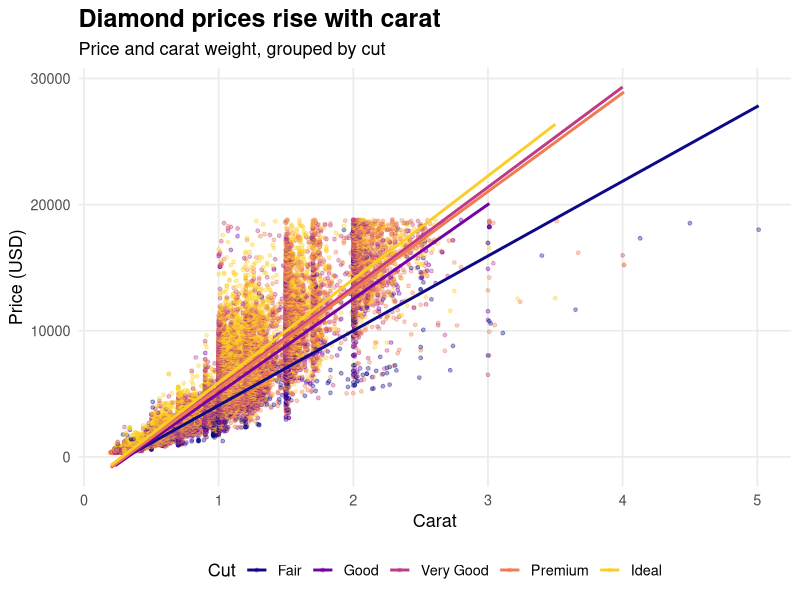

The R source for this figure:
print(sum(1:10))

library(tidyverse)

diamonds_plot <- ggplot(diamonds, aes(x = carat, y = price, color = cut)) +
  geom_point(alpha = 0.35, size = 1) +
  geom_smooth(method = "lm", se = FALSE, linewidth = 1) +
  scale_color_viridis_d(option = "C", end = 0.9) +
  labs(
    title = "Diamond prices rise with carat",
    subtitle = "Price and carat weight, grouped by cut",
    x = "Carat",
    y = "Price (USD)",
    color = "Cut"
  ) +
  theme_minimal(base_size = 13) +
  theme(
    plot.title = element_text(face = "bold", size = 18),
    legend.position = "bottom",
    panel.grid.minor = element_blank()
  )

ggsave("diamonds-1.png", plot = diamonds_plot, width = 9, height = 6, dpi = 300)
